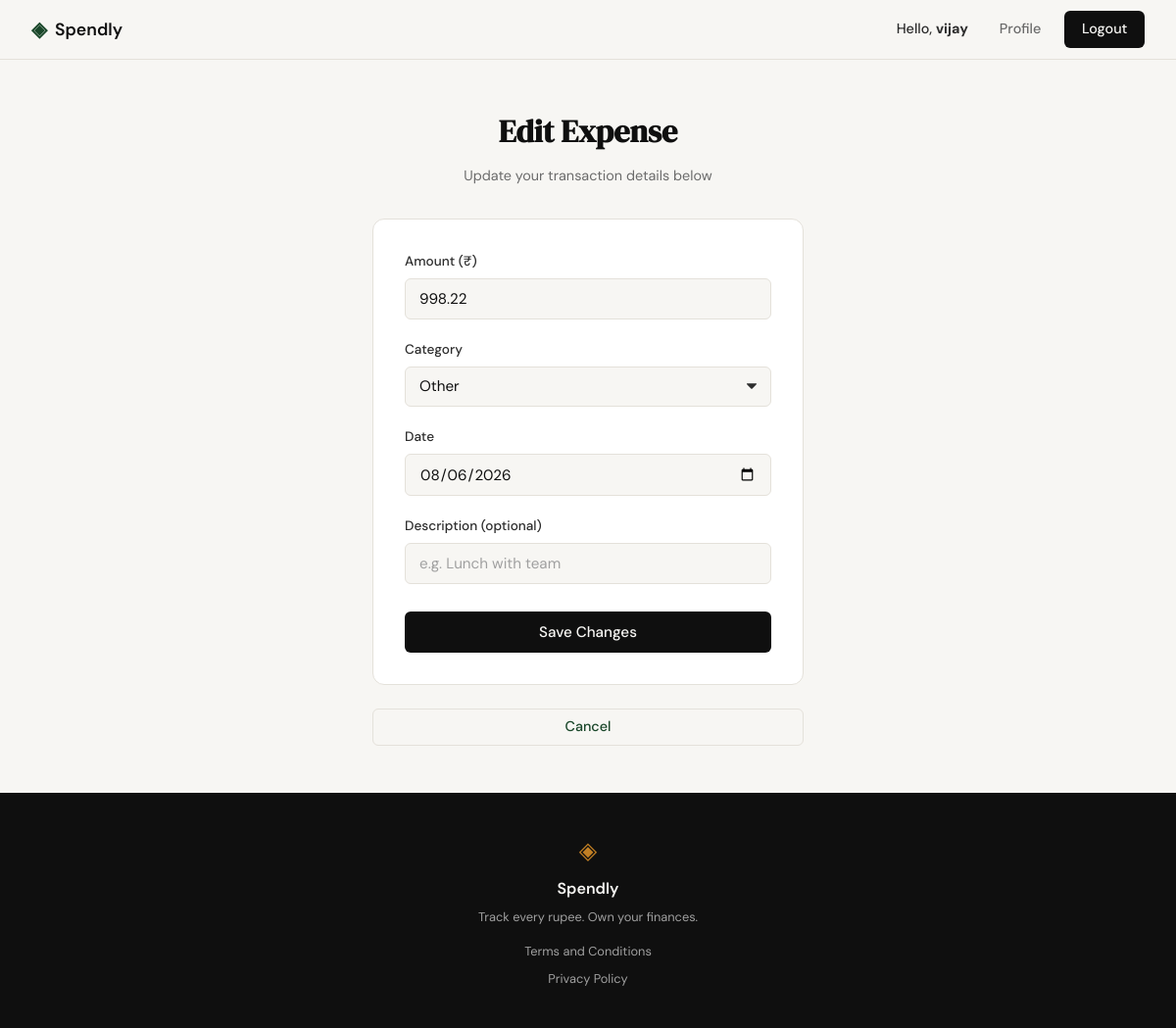
The app's page /expenses/11/edit (signed in), older data.
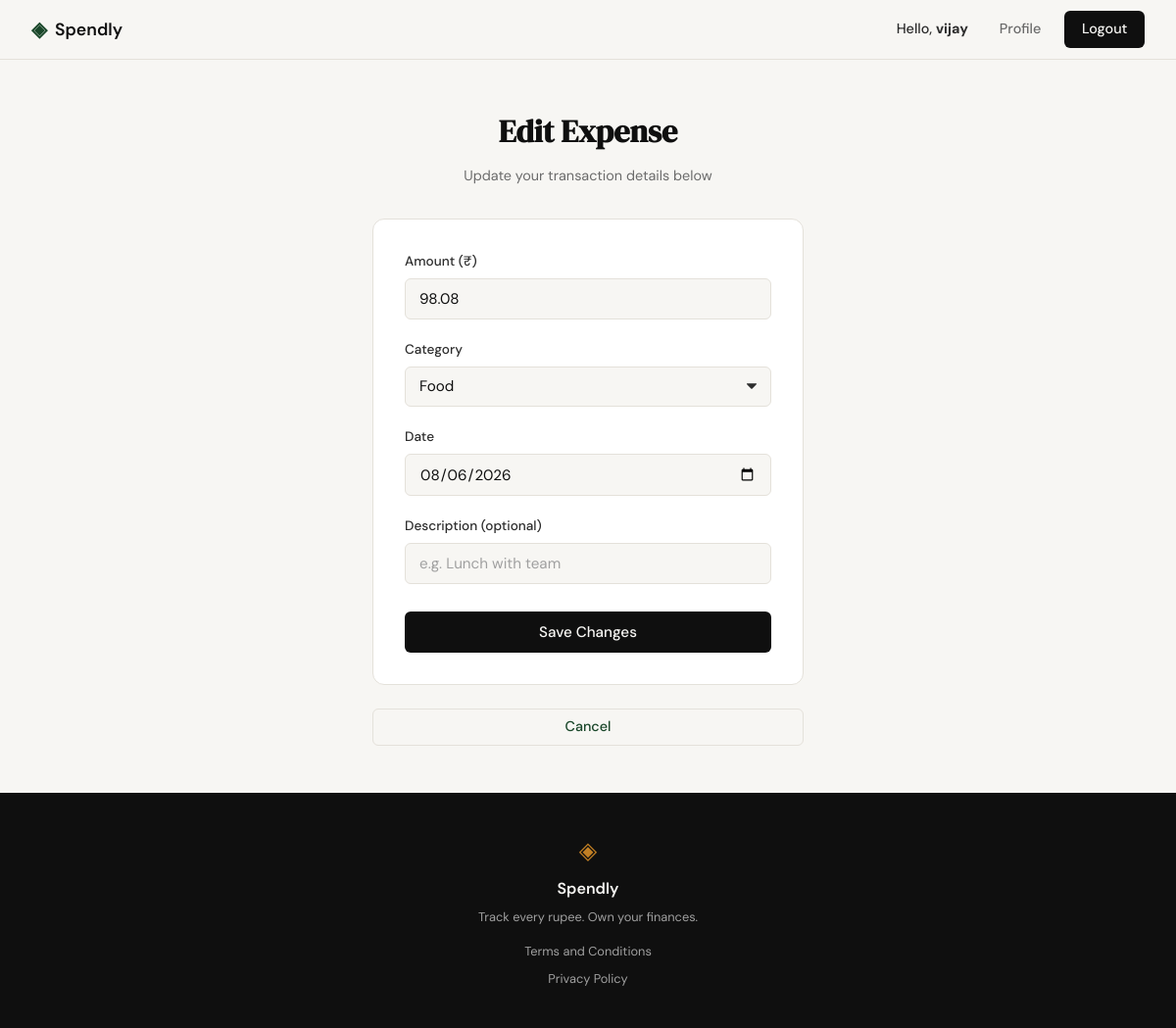
The same page, newer data.
### tables this page shows
CREATE TABLE users (
            id INTEGER PRIMARY KEY AUTOINCREMENT,
            name TEXT NOT NULL,
            email TEXT UNIQUE NOT NULL,
            password_hash TEXT NOT NULL,
            created_at TEXT DEFAULT (datetime('now'))
        );

CREATE TABLE expenses (
            id INTEGER PRIMARY KEY AUTOINCREMENT,
            user_id INTEGER NOT NULL,
            amount REAL NOT NULL,
            category TEXT NOT NULL,
            date TEXT NOT NULL,
            description TEXT,
            created_at TEXT DEFAULT (datetime('now')),
            FOREIGN KEY (user_id) REFERENCES users(id) ON DELETE CASCADE
        );

### app.py (the view, shortened to what this page needs)
@app.route("/expenses/<int:id>/edit", methods=["GET", "POST"])
def edit_expense(id):
    if not session.get("user_id"):
        return redirect(url_for("login"))
    categories = ["Food", "Transport", "Bills", "Health", "Entertainment", "Shopping", "Other"]
    from database.db import get_db
    conn = get_db()
    cursor = conn.cursor()
    cursor.execute("""
        SELECT id, user_id, amount, category, date, description
        FROM expenses
        WHERE id = ?
    """, (id,))
    expense = cursor.fetchone()
    if expense is None or expense["user_id"] != session["user_id"]:
        conn.close()
        abort(404)
    expense_data = {
        "id": expense["id"],
        "amount": f"{expense['amount']:.2f}",
        "category": expense["category"],
        "date": expense["date"],
        "description": expense["description"] or ""
    }
    conn.close()
    return render_template(
        "edit_expense.html",
        expense=expense_data,
        categories=categories
    )

### app.py (called while the page is built)
@app.before_request
def load_logged_in_user():
    user_id = session.get("user_id")
    if user_id is None:
        g.user = None
    else:
        from database.db import get_db
        conn = get_db()
        cursor = conn.cursor()
        cursor.execute("SELECT id, name, email FROM users WHERE id = ?", (user_id,))
        g.user = cursor.fetchone()
        conn.close()

### database/db.py (called while the page is built)
def get_db():
    conn = sqlite3.connect(DB_PATH)
    conn.row_factory = sqlite3.Row
    conn.execute("PRAGMA foreign_keys = ON")
    return conn

### templates/edit_expense.html (shortened to what this page needs)
{% extends "base.html" %}
{% block content %}
<section class="auth-section">
    <div class="auth-container">
        <div class="auth-header">
            <h1 class="auth-title">Edit Expense</h1>
            <p class="auth-subtitle">Update your transaction details below</p>
        </div>
        <div class="auth-card">
            <form method="POST" action="{{ url_for('edit_expense', id=expense.id) }}">
                <div class="form-group">
                    <label for="amount">Amount (₹)</label>
                    <input type="number" step="0.01" id="amount" name="amount"
                           class="form-input" placeholder="0.00"
                           value="{{ expense.amount }}" required autofocus>
                </div>
                <div class="form-group">
                    <label for="category">Category</label>
                    <select id="category" name="category" class="form-input" style="appearance: none; -webkit-appearance: none; background-repeat: no-repeat; background-position: right 0.85rem top 50%; background-size: 0.65rem auto; padding-right: 2.5rem;" required>
                        {% for cat in categories %}
                            <option value="{{ cat }}" {% if expense.category == cat %}selected{% endif %}>{{ cat }}</option>
                        {% endfor %}
                    </select>
                </div>
                <div class="form-group">
                    <label for="date">Date</label>
                    <input type="date" id="date" name="date"
                           class="form-input"
                           value="{{ expense.date }}" required>
                </div>
                <div class="form-group">
                    <label for="description">Description (optional)</label>
                    <input type="text" id="description" name="description"
                           class="form-input" placeholder="e.g. Lunch with team"
                           value="{{ expense.description or '' }}" maxlength="200">
                </div>
                <button type="submit" class="btn-submit">Save Changes</button>
            </form>
        </div>
        <p class="auth-switch">
            <a href="{{ url_for('profile') }}" class="btn-clear" style="display: inline-flex; width: 100%; justify-content: center; background: transparent; border-color: var(--border);">Cancel</a>
        </p>
    </div>
</section>
{% endblock %}

### templates/base.html (shortened to what this page needs)
<!DOCTYPE html>
<html lang="en">
<head>
    <link rel="stylesheet" href="{{ url_for('static', filename='css/style.css') }}">
</head>
<body>
    <nav class="navbar">
        <div class="nav-inner">
            <a href="{{ url_for('landing') }}" class="nav-brand">
                <span class="brand-icon">◈</span>
                <span class="brand-name">Spendly</span>
            </a>
            <div class="nav-links">
                {% if g.user %}
                    <span class="nav-user">Hello, <strong>{{ g.user['name'] }}</strong></span>
                    <a href="{{ url_for('profile') }}">Profile</a>
                    <a href="{{ url_for('logout') }}" class="nav-cta">Logout</a>
                {% else %}
                    <a href="{{ url_for('login') }}">Sign in</a>
                    <a href="{{ url_for('register') }}" class="nav-cta">Get started</a>
                {% endif %}
            </div>
        </div>
    </nav>
    <main class="main-content">
        {% block content %}{% endblock %}
    </main>
    <footer class="footer">
        <div class="footer-inner">
            <span class="brand-icon">◈</span>
            <span class="footer-name">Spendly</span>
            <p class="footer-copy">Track every rupee. Own your finances.</p>
            <div class="footer-links">
                <a href="{{ url_for('terms') }}">Terms and Conditions</a>
                <a href="{{ url_for('privacy') }}">Privacy Policy</a>
            </div>
        </div>
    </footer>
</body>
</html>

Row changes from the older to the newer data that the page shows:
changed expenses: amount "998.22" → "98.08"; category "Other" → "Food"
